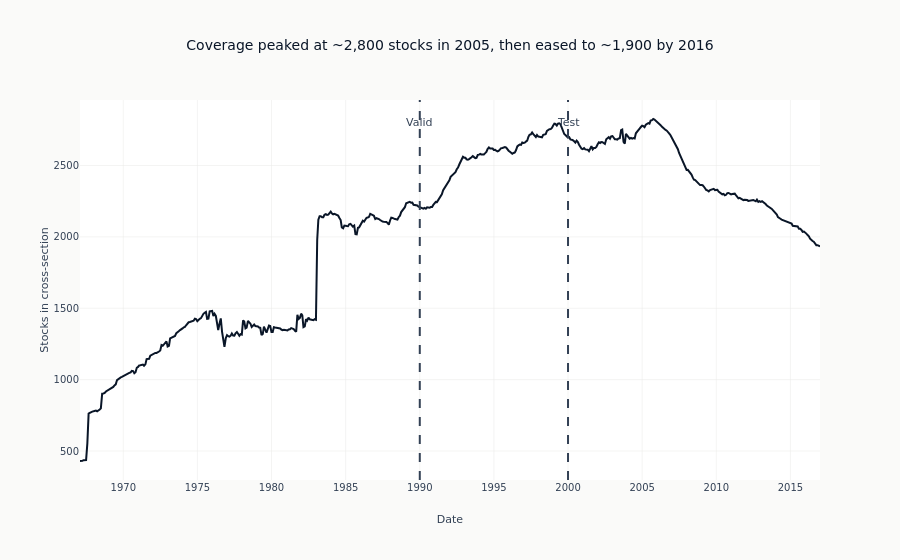

This figure's notebook cell:
### Code cell
# Observations per month
monthly_counts = (
    df.group_by("timestamp")
    .len()
    .sort("timestamp")
    .with_columns(
        pl.col("timestamp").dt.year().alias("year"),
    )
)

print("\nObservations per month:")
print(f"  Min: {monthly_counts['len'].min()}")
print(f"  Max: {monthly_counts['len'].max()}")
print(f"  Mean: {monthly_counts['len'].mean():.0f}")

# Plot observations over time
fig = px.line(
    monthly_counts.to_pandas(),
    x="timestamp",
    y="len",
    title="Coverage peaked at ~2,800 stocks in 2005, then eased to ~1,900 by 2016",
    labels={"len": "Stocks in cross-section", "timestamp": "Date"},
    color_discrete_sequence=[COLORS["blue"]],
)
# Split boundaries (train | valid | test), drawn in the neutral palette color
fig.add_vline(x=datetime(1990, 1, 1), line_dash="dash", line_color=COLORS["neutral"])
fig.add_vline(x=datetime(2000, 1, 1), line_dash="dash", line_color=COLORS["neutral"])
fig.add_annotation(
    x=datetime(1990, 1, 1),
    y=2800,
    text="Valid",
    showarrow=False,
    font=dict(color=COLORS["neutral"]),
)
fig.add_annotation(
    x=datetime(2000, 1, 1), y=2800, text="Test", showarrow=False, font=dict(color=COLORS["neutral"])
)
fig.show()

### Figure 1 — Plotly figure (JSON) as saved in the notebook; plotly's stock layout.template omitted (floating-point values rounded to 4 significant figures; data arrays with more than 128 entries replaced by an {"elided": "..."} marker saying what was removed)
{"data": [{"hovertemplate": "Date=%{x}<br>Stocks in cross-section=%{y}<extra></extra>", "legendgroup": "", "line": {"color": "#0a1628", "dash": "solid"}, "marker": {"symbol": "circle"}, "mode": "lines", "name": "", "orientation": "v", "showlegend": false, "type": "scatter", "x": {"elided": "600 str values"}, "xaxis": "x", "y": {"elided": "600 int values"}, "yaxis": "y"}], "layout": {"annotations": [{"font": {"color": "#334155"}, "showarrow": false, "text": "Valid", "x": "1990-01-01T00:00:00", "y": 2800}, {"font": {"color": "#334155"}, "showarrow": false, "text": "Test", "x": "2000-01-01T00:00:00", "y": 2800}], "legend": {"tracegroupgap": 0}, "shapes": [{"line": {"color": "#334155", "dash": "dash"}, "type": "line", "x0": "1990-01-01T00:00:00", "x1": "1990-01-01T00:00:00", "xref": "x", "y0": 0, "y1": 1, "yref": "y domain"}, {"line": {"color": "#334155", "dash": "dash"}, "type": "line", "x0": "2000-01-01T00:00:00", "x1": "2000-01-01T00:00:00", "xref": "x", "y0": 0, "y1": 1, "yref": "y domain"}], "title": {"text": "Coverage peaked at ~2,800 stocks in 2005, then eased to ~1,900 by 2016"}, "xaxis": {"anchor": "y", "domain": [0.0, 1.0], "title": {"text": "Date"}}, "yaxis": {"anchor": "x", "domain": [0.0, 1.0], "title": {"text": "Stocks in cross-section"}}}}
